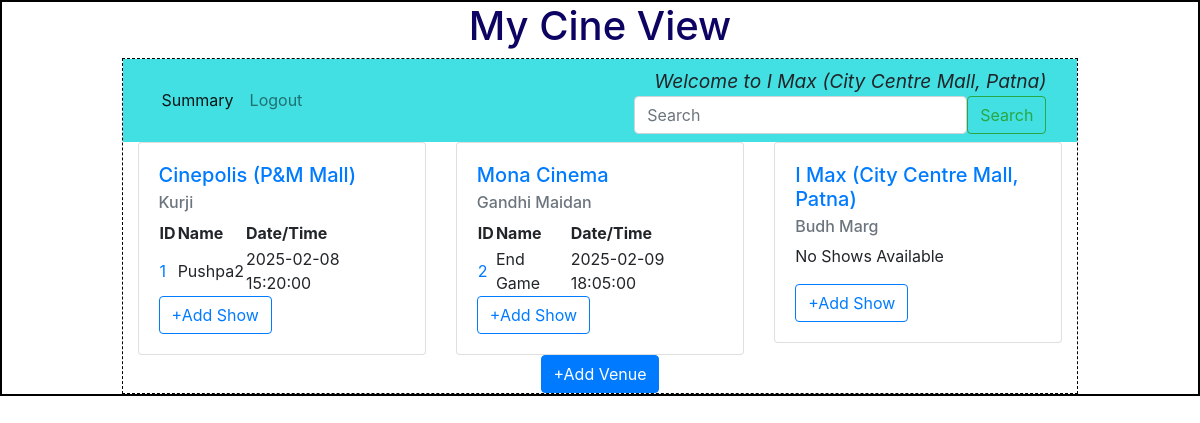
Before: /admin/I Max (City Centre Mall, Patna) with the older database file.
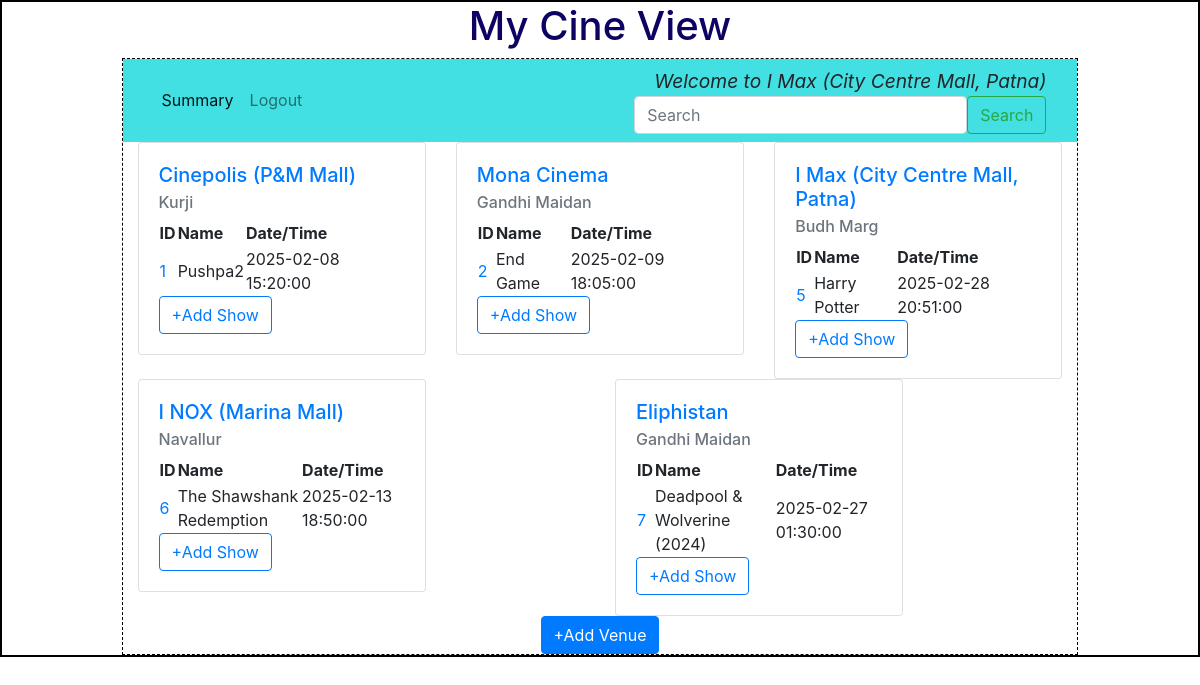
After: the same page with the newer database file.
### backend/models.py (models this page shows)
class Theatre(db.Model):
    __tablename__="theatre"
    id=db.Column(db.Integer,primary_key=True)
    name=db.Column(db.String,nullable=False)
    location=db.Column(db.String,nullable=False)
    pin_code=db.Column(db.Integer,nullable=False)
    capacity=db.Column(db.Integer,nullable=False)
    shows=db.relationship("Show",cascade="all,delete",backref="theatre",lazy=True) # Theater can access all of Its shows

class Show(db.Model):
    __tablename__="show"
    id=db.Column(db.Integer,primary_key=True)
    name=db.Column(db.String,nullable=False)
    tags=db.Column(db.String,nullable=False)
    rating=db.Column(db.Integer,default=0)
    tkt_price=db.Column(db.Float,default=0.0)
    date_time=db.Column(db.DateTime,nullable=False)
    theatre_id=db.Column(db.Integer, db.ForeignKey("theatre.id"),nullable=False)
    tickets=db.relationship("Ticket",cascade="all,delete",backref="show",lazy=True) # Shows can access Its tickets

### backend/controllers.py (the view)
@app.route("/admin/<name>")
def admin_dashboard(name):
    theatres=get_theatres()
    return render_template("admin_dashboard.html",name=name,theatres=theatres)

### backend/controllers.py (called while the page is built)
def get_theatres():
    theatres=Theatre.query.all()
    return theatres

### templates/admin_dashboard.html (shortened to what this page needs)
{%extends "admin_layout.html"%}
{%block content%}
                <div class="container">
                    {%if theatres%}
                    <div class="row">
                      {%for theatre in theatres%}
                      <div class="col">
                        <div class="card" style="width: 18rem;">
                            <div class="card-body">
                              <h5 class="card-title"><a href="/edit_venue/{{theatre.id}}/{{name}}">{{theatre.name}}</a></h5>
                              <h6 class="card-subtitle mb-2 text-muted">{{theatre.location}}</h6>
                              {%if theatre.shows%}
                                <table>
                                  <tr><th>ID</th><th>Name</th><th>Date/Time</th></tr>
                                {%for show in theatre.shows%}
                                  <tr><td><a href="/edit_show/{{show.id}}/{{name}}">{{show.id}}</a></td><td>{{show.name}}</td><td>{{show.date_time}}</td></tr>
                                {%endfor%}
                                </table>
                              {%else%}
                                <p>No Shows Available</p>
                              {%endif%}
                              <a href="/show/{{theatre.id}}/{{name}}" type="button" class="btn btn-outline-primary">+Add Show</a>
                            </div>
                        </div>
                      </div>
                      {%endfor%}
                    </div>
                    {%else%}
                      <h1 class="center">No Venues are available</h1>
                    {%endif%}
                </div>
                <div class="center"><a href="/venue/{{name}}" type="button" class="btn btn-primary">+Add Venue</a></div>
{%endblock%}

### templates/admin_layout.html (shortened to what this page needs)
<!DOCTYPE html>
<html lang="en">
    <head>
        <link rel="stylesheet" href="/static/styles/main.css">
        <link rel="stylesheet" href="https://cdn.jsdelivr.net/npm/bootstrap@4.0.0/dist/css/bootstrap.min.css">
    </head>
    <body>
        <div class="my_container">
            <div class="center"><h1>My Cine View</h1></div>
            <div class="my_panel">
                <nav class="navbar navbar-expand-lg navbar-light" style="background-color:rgb(66, 224, 226)">
                    <div class="container-fluid">
                        <div class="collapse navbar-collapse d-flex justify-content-between" id="navbarText">
                            <ul class="navbar-nav mb-2 mb-lg-0">
                                <li class="nav-item">
                                    <a class="nav-link active" aria-current="page" href="#">Summary</a>
                                </li>
                                <li class="nav-item">
                                    <a class="nav-link" href="/login">Logout</a>
                                </li>
                            </ul>
                        </div>
                        <div>
                            <span class="nav_bar">
                                Welcome to {{name}}
                            </span>
                            <form class="d-flex" role="search" method="POST" action="/search/{{name}}">
                                <input class="form-control me-2" type="search" placeholder="Search" aria-label="Search" name="search_txt" id="search_txt">
                                <button class="btn btn-outline-success" type="submit">Search</button>
                            </form>
                        </div>
                    </div>
                </nav>
                {%block content%}{%endblock%}
            </div>
        </div>
    </body>
</html>

### static/styles/main.css (style rules this page uses)
* { margin:0px; }
.my_container { border: 2px solid black }
.my_panel { width: 80%; margin: auto; height: auto; border: 1px dashed black; }
.center { text-align: center; margin: auto; color: rgb(13, 3, 98); }
.nav_bar { font-size:larger; margin-left: 20px; font-style: italic; font-style: oblique; }

Changed rows visible on the page:
computed for Theatre "I Max (City Centre Mall, Patna)": text "No Shows Available" → "ID Name Date/Time"
added Show: id "5", name "Harry Potter", date_time "2025-02-28 20:51:00", shown under Theatre "I Max (City Centre Mall, Patna)"
added Theatre: name "I NOX (Marina Mall)", location "Navallur"
added Show: id "6", name "The Shawshank Redemption", date_time "2025-02-13 18:50:00", shown under "I NOX (Marina Mall)"
added Theatre: name "Eliphistan", location "Gandhi Maidan"
added Show: id "7", name "Deadpool & Wolverine (2024)", date_time "2025-02-27 01:30:00", shown under "Eliphistan"
